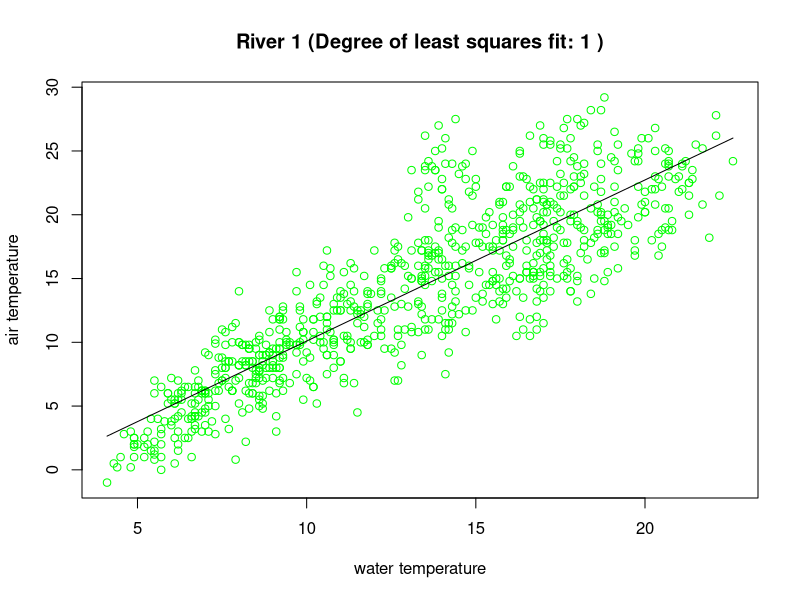
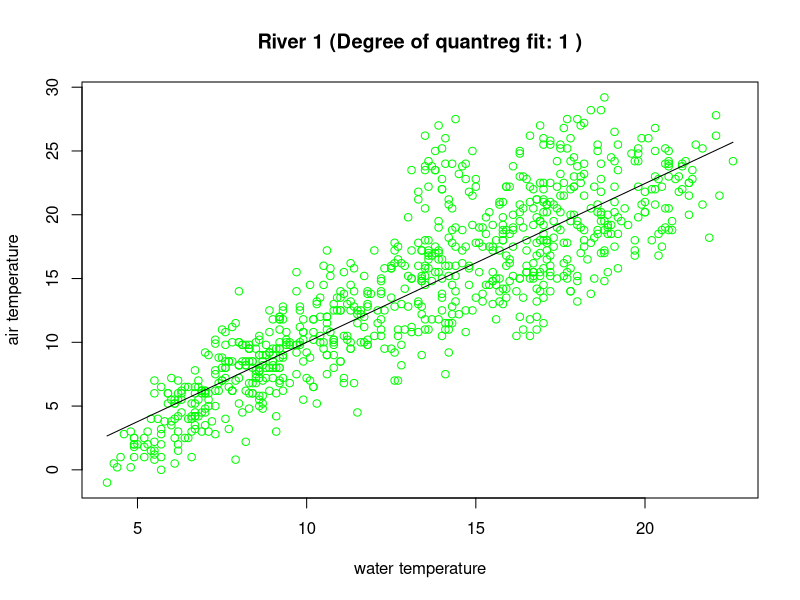
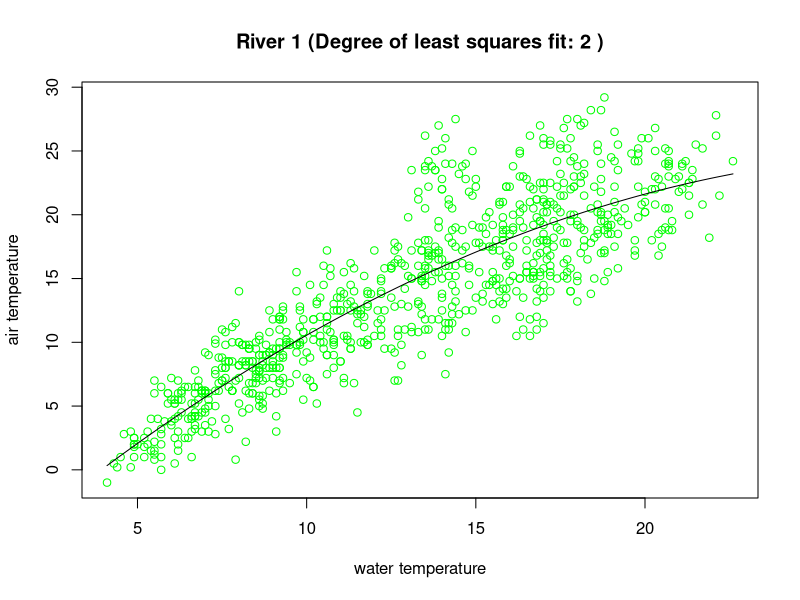
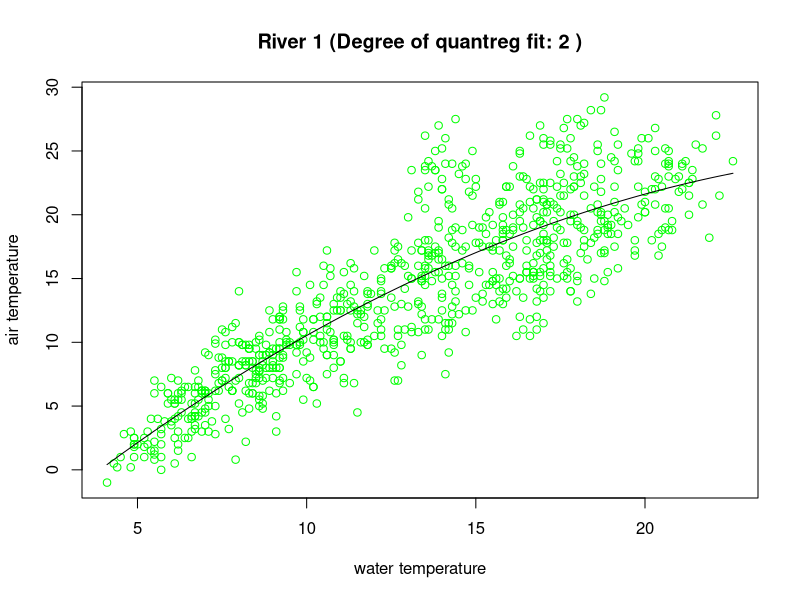
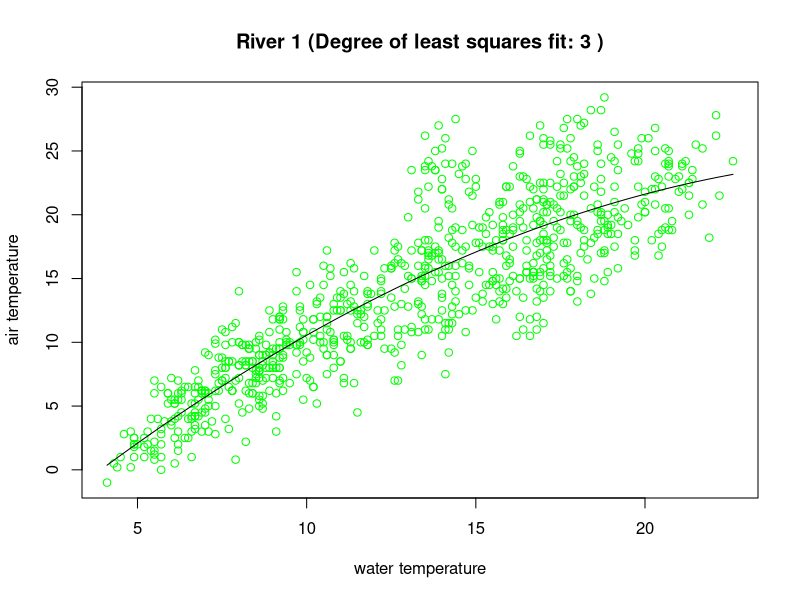
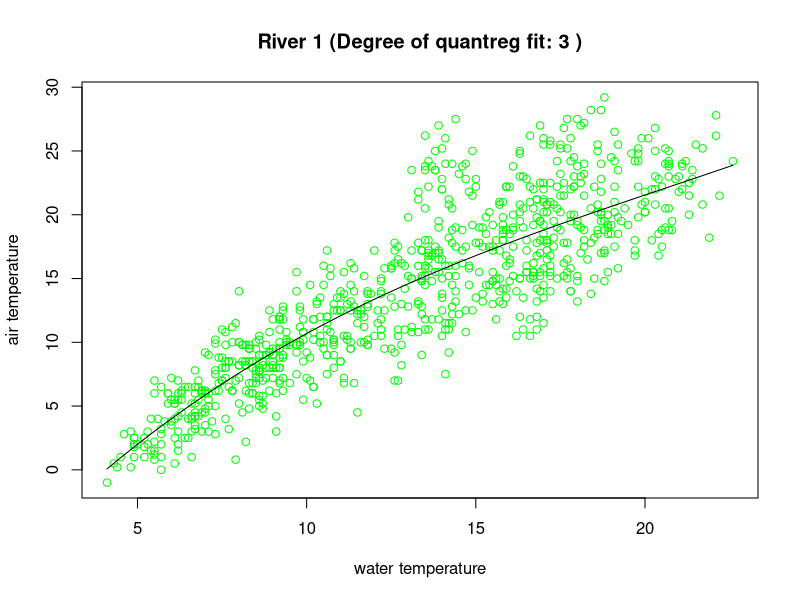
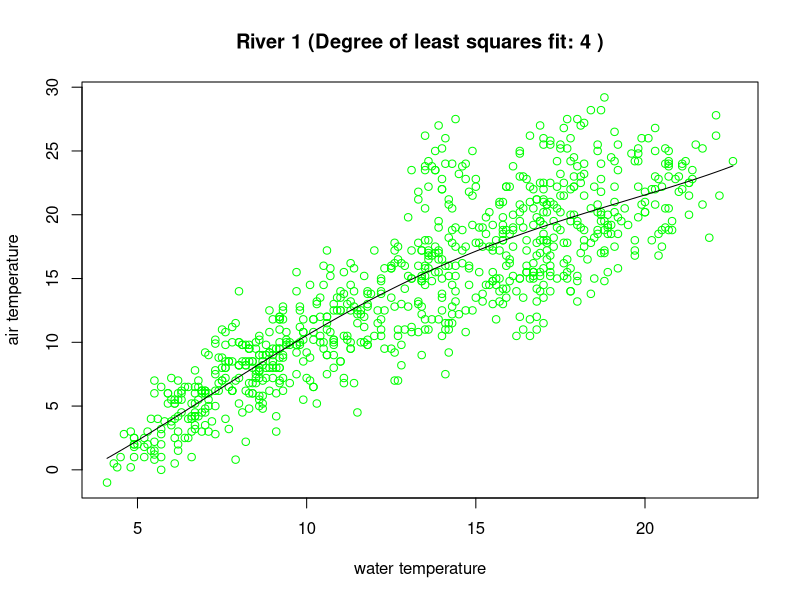
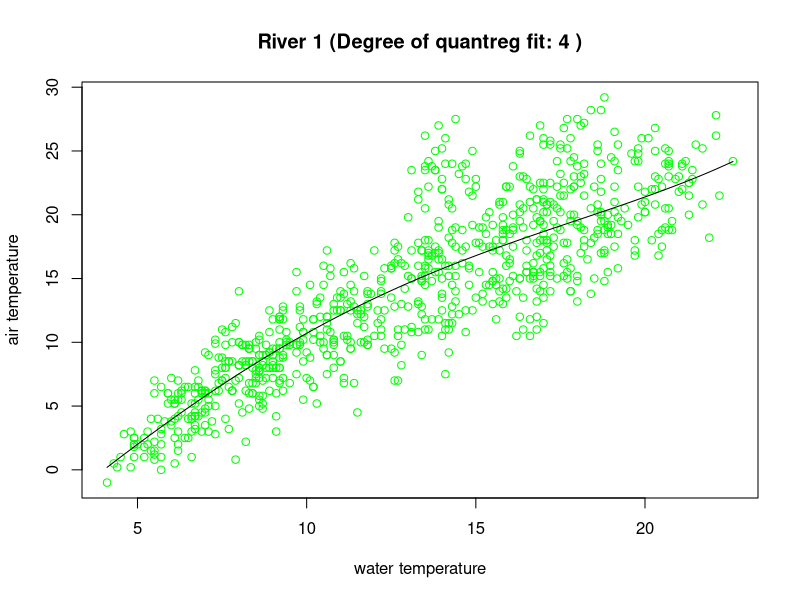

Reproduce these figures in R, in order. (Note: this script raises an error after producing the figures.)
#***STP598 Computational Statistics***
#***Assignment 1***
#***Aditya Vipradas***

library(quantreg)
set.seed(1)
#number of rivers
nR <- 31

#number of poly fit degrees
nD <- 8

#k-fold cross validation
k <- 10

#declare zero matrix
Mat.ls.smape.test <- matrix(0,nD,nR)
Mat.ls.mae.test <- matrix(0,nD,nR)
Mat.lad.smape.test <- matrix(0,nD,nR)
Mat.lad.mae.test <- matrix(0,nD,nR)

Mat.ls.smape.train <- matrix(0,nD,nR)
Mat.ls.mae.train <- matrix(0,nD,nR)
Mat.lad.smape.train <- matrix(0,nD,nR)
Mat.lad.mae.train <- matrix(0,nD,nR)

#extract the data from csv file
setwd("E:/asu/asu_courses/semester3/stats/assignments/1/part1")
data_ext <- read.csv("River_Temp.csv",header=T, sep=",")

#create null vectors
smape.ls.test <- rep(0, times=k)
mae.ls.test <- rep(0, times=k)
smape.lad.test <- rep(0, times=k)
mae.lad.test <- rep(0, times=k)

smape.ls.train <- rep(0, times=k)
mae.ls.train <- rep(0, times=k)
smape.lad.train <- rep(0, times=k)
mae.lad.train <- rep(0, times=k)

for (i in 1:nR){
  wT <- data_ext[data_ext[,1]==i,2]
  aT <- data_ext[data_ext[,1]==i,3]
  
  #create k folds
  folds <- sample(1:k, length(wT), replace=TRUE)
  for (j in 1:nD){
    for (m in 1:k){
      ls.fit <- glm(aT[folds!=m]~poly(wT[folds!=m],j))
      
      pred.ls.test <- predict(ls.fit , data.frame(wT[folds==m]))
      smape.ls.test[m] <- median(200*abs(aT[folds==m]-pred.ls.test)/(aT[folds==m]+pred.ls.test))
      mae.ls.test[m] <- mean(abs(aT[folds==m]-pred.ls.test))
      
      pred.ls.train <- predict(ls.fit , data.frame(wT[folds!=m]))
      smape.ls.train[m] <- median(200*abs(aT[folds!=m]-pred.ls.train)/(aT[folds!=m]+pred.ls.train))
      mae.ls.train[m] <- mean(abs(aT[folds!=m]-pred.ls.train))
      
      lad.fit = rq(aT[folds!=m]~poly(wT[folds!=m],j))
      
      pred.lad.test = predict(lad.fit , data.frame(wT[folds==m]))
      smape.lad.test[m] <- median(200*abs(aT[folds==m]-pred.lad.test)/(aT[folds==m]+pred.lad.test))
      mae.lad.test[m] <- mean(abs(aT[folds==m]-pred.lad.test))
      
      pred.lad.train = predict(lad.fit , data.frame(wT[folds!=m]))
      smape.lad.train[m] <- median(200*abs(aT[folds!=m]-pred.lad.train)/(aT[folds!=m]+pred.lad.train))
      mae.lad.train[m] <- mean(abs(aT[folds!=m]-pred.lad.train))
    }
    
    plotX = wT[folds!=m]
    plot(plotX,aT[folds!=m],col='green',main=paste("River",i,"(Degree of least squares fit:",j,")"), xlab='water temperature', ylab='air temperature')
    lines(plotX[order(plotX)], pred.ls.train[order(plotX)], col='black')
    dev.copy(png,paste("River",i,"LS_Fit",j,".png"))
    dev.off()
    
    plot(plotX,aT[folds!=m],col='green',main=paste("River",i,"(Degree of quantreg fit:",j,")"), xlab='water temperature', ylab='air temperature')
    lines(plotX[order(plotX)], pred.lad.train[order(plotX)], col='black')
    dev.copy(png,paste("River",i,"QR_Fit",j,".png"))
    dev.off()
    
    Mat.ls.smape.test[j,i] <- mean(smape.ls.test)
    Mat.ls.mae.test[j,i] <- mean(mae.ls.test)
    Mat.lad.smape.test[j,i] <- mean(smape.lad.test)
    Mat.lad.mae.test[j,i] <- mean(mae.lad.test)
    
    Mat.ls.smape.train[j,i] <- mean(smape.ls.train)
    Mat.ls.mae.train[j,i] <- mean(mae.ls.train)
    Mat.lad.smape.train[j,i] <- mean(smape.lad.train)
    Mat.lad.mae.train[j,i] <- mean(mae.lad.train)
  }
  plot(Mat.ls.mae.train[,i], type = "o",col = "red", xlab = "Degree of Flexibility", ylab = "MAE", main = paste("LS Train MAE for River",i))
  dev.copy(png,paste("River",i,"(LSTrainMAE).png"))
  dev.off()
  
  plot(Mat.ls.mae.test[,i], type = "o",col = "blue", xlab = "Degree of Flexibility", ylab = "MAE", main = paste("LS Test MAE for River",i))
  dev.copy(png,paste("River",i,"(LSTestMAE).png"))
  dev.off()
  
  plot(Mat.ls.smape.train[,i], type = "o",col = "red", xlab = "Degree of Flexibility", ylab = "SMAPE", main = paste("LS Train SMAPE for River",i))
  dev.copy(png,paste("River",i,"(LSTrainSMAPE).png"))
  dev.off()
  
  plot(Mat.ls.smape.test[,i], type = "o",col = "blue", xlab = "Degree of Flexibility", ylab = "SMAPE", main = paste("LS Test SMAPE for River",i))
  dev.copy(png,paste("River",i,"(LSTestSMAPE).png"))
  dev.off()
  
  plot(Mat.lad.mae.train[,i], type = "o",col = "red", xlab = "Degree of Flexibility", ylab = "MAE", main = paste("LAD Train MAE for River",i))
  dev.copy(png,paste("River",i,"(LADTrainMAE).png"))
  dev.off()
  
  plot(Mat.lad.mae.test[,i], type = "o",col = "blue", xlab = "Degree of Flexibility", ylab = "MAE", main = paste("LAD Test MAE for River",i))
  dev.copy(png,paste("River",i,"(LADTestMAE).png"))
  dev.off()
  
  plot(Mat.lad.smape.train[,i], type = "o",col = "red", xlab = "Degree of Flexibility", ylab = "SMAPE", main = paste("LAD Train SMAPE for River",i))
  dev.copy(png,paste("River",i,"(LADTrainSMAPE).png"))
  dev.off()
  
  plot(Mat.lad.smape.test[,i], type = "o",col = "blue", xlab = "Degree of Flexibility", ylab = "SMAPE", main = paste("LAD Test SMAPE for River",i))
  dev.copy(png,paste("River",i,"(LADTestSMAPE).png"))
  dev.off()
}
# print(Mat.ls.smape.train)
# print(Mat.ls.smape.test)


